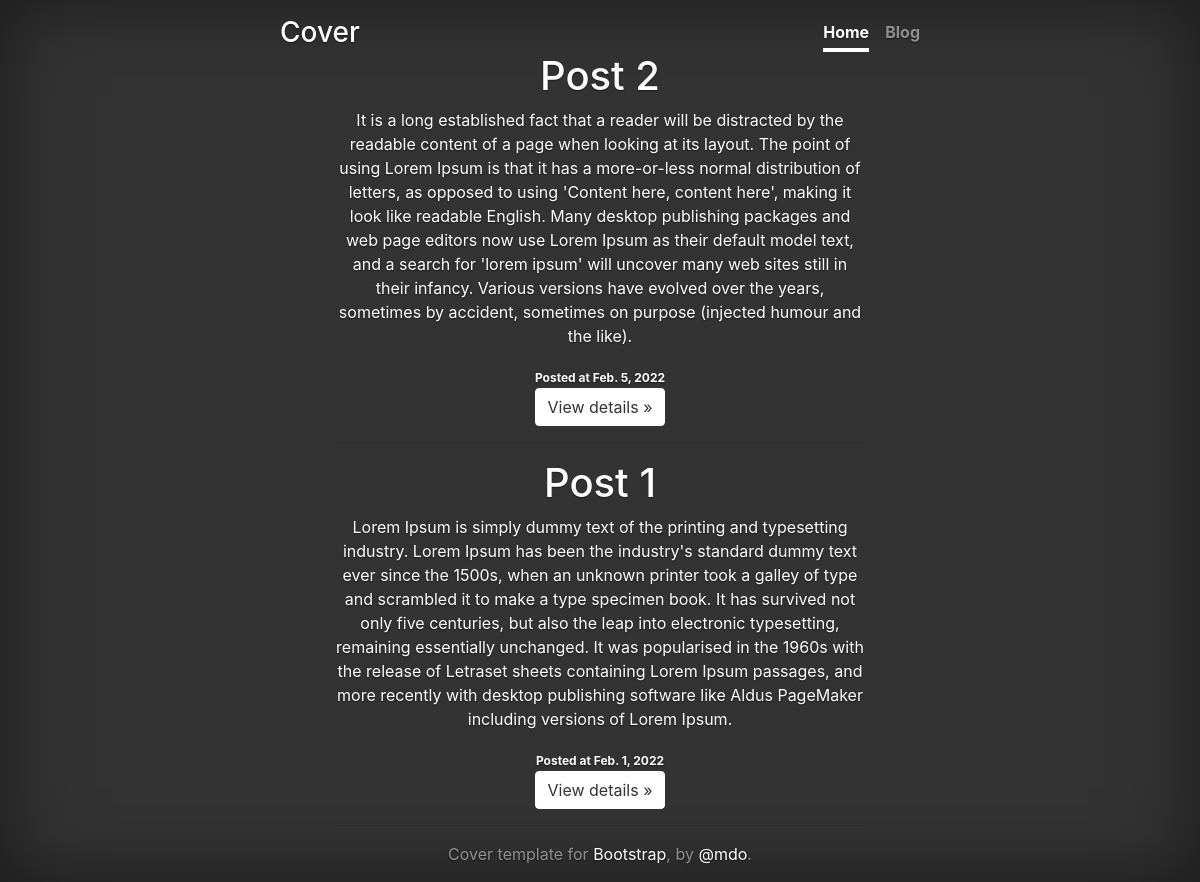
/blog/, run on an earlier commit of the app's database.
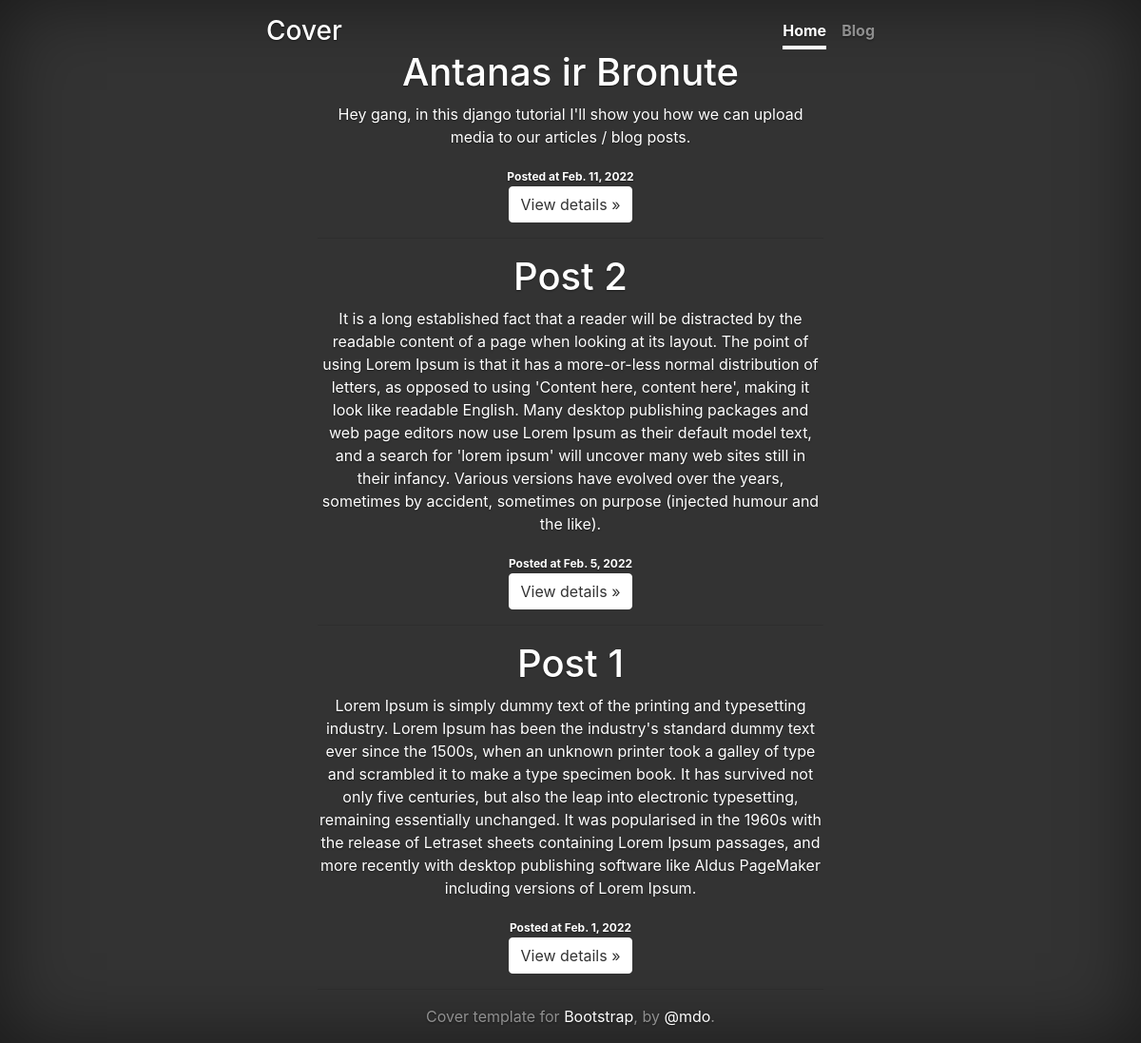
And on a later commit of the database.
### app_blog/models.py (models this page shows)
class Post(models.Model):
    title = models.CharField(max_length=255)
    slug = models.SlugField()
    intro = models.TextField()
    body = models.TextField()
    date_added = models.DateField(auto_now=False)
    thumb = models.ImageField(default='default.png', blank=True)
    class Meta:
        ordering = ['-date_added']

### app_blog/views.py (the view)
# urls.py: 2. Add a URL to urlpatterns:  path('blog/', include('blog.urls'))
def blog(request):
    posts = Post.objects.all()
    return render(request, 'app_blog/blog.html', {'posts': posts})

### app_blog/templates/app_blog/blog.html
{% extends 'app_blog/base.html' %}
{% load static %}
{% block content %}
{% for post in posts %}
<main role="main" class="inner cover">
  <div class="container">
    <div class="col-md-12">
      <h1>{{post.title}}</h1>
      <p>{{post.intro}}</p>
      <div>
	<span class="badge">Posted at {{ post.date_added }}</span>
	<p><a class="btn btn-secondary" href="{% url 'post_detail' post.slug %}" role="button">View details &raquo;</a></p>
      </div>
      <hr>
    </div>
  </div>
</main>
{% endfor %}
{% endblock %}

### app_blog/templates/app_blog/base.html (shortened to what this page needs)
{% load static %}
<!doctype html>
<html lang="en">
  <head>
    <link rel="stylesheet" href="https://stackpath.bootstrapcdn.com/bootstrap/4.3.1/css/bootstrap.min.css">
    <link rel="stylesheet" href="{% static "app_blog/style.css" %}">
  </head>
  <body class="text-center">
    <div class="cover-container d-flex h-100 p-3 mx-auto flex-column">
      <header class="masthead mb-auto">
        <div class="inner">
          <h3 class="masthead-brand">Cover</h3>
          <nav class="nav nav-masthead justify-content-center">
            <a class="nav-link active" href="/">Home</a>
            <a class="nav-link" href="/blog">Blog</a>
          </nav>
        </div>
      </header>
      {% block content %}
      {% endblock %}
      <footer class="mastfoot mt-auto">
        <div class="inner">
          <p>Cover template for <a href="https://getbootstrap.com/">Bootstrap</a>, by <a href="https://twitter.com/mdo">@mdo</a>.</p>
        </div>
      </footer>
    </div>
  </body>
</html>

### app_blog/static/app_blog/style.css (style rules this page uses)
a, a:focus, a:hover { color: #fff; }
.btn-secondary, .btn-secondary:hover, .btn-secondary:focus { color: #333; text-shadow: none; background-color: #fff; border: .05rem solid #fff; }
html, body { height: 100%; background-color: #333; }
body { display: -ms-flexbox; display: -webkit-box; display: flex; -ms-flex-pack: center; -webkit-box-pack: center; justify-content: center; color: #fff; text-shadow: 0 .05rem .1rem rgba(0, 0, 0, .5); box-shadow: inset 0 0 5rem rgba(0, 0, 0, .5); }
.cover-container { max-width: 42em; }
.masthead { margin-bottom: 2rem; }
.masthead-brand { margin-bottom: 0; }
.nav-masthead .nav-link { padding: .25rem 0; font-weight: 700; color: rgba(255, 255, 255, .5); background-color: transparent; border-bottom: .25rem solid transparent; }
.nav-masthead .nav-link + .nav-link { margin-left: 1rem; }
.nav-masthead .active { color: #fff; border-bottom-color: #fff; }
@media (min-width: 48em) { .masthead-brand { float: left; } }
@media (min-width: 48em) { .nav-masthead { float: right; } }
.cover { padding: 0 1.5rem; }
.mastfoot { color: rgba(255, 255, 255, .5); }

What changed in the data, as far as the page shows it:
added Post: title "Antanas ir Bronute", intro "Hey gang, in this django tutorial I'll show you how we can upload media to our articles / blog posts.", date_added "Feb. 11, 2022"
